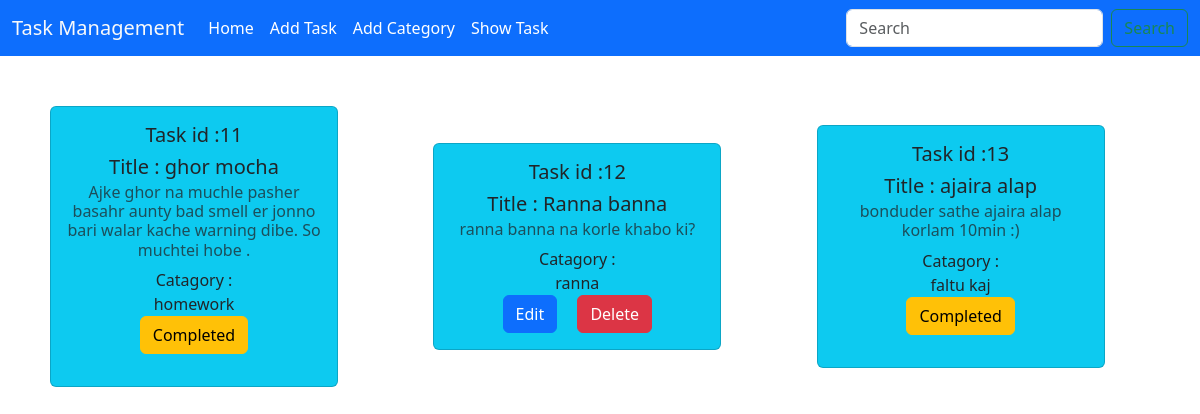
Screenshot of /show_task/ with the database file from the repository.
### task/models.py (models this page shows, shortened)
class task_model(models.Model):
    task_title = models.CharField( max_length=50)
    task_description = models.TextField()
    task_catagory = models.ManyToManyField(catagory_model)
    is_completed = models.BooleanField(default = False)
    task_assign_date= models.DateField()

### category/models.py (models this page shows, shortened)
class catagory_model(models.Model):
    catagory_name = models.CharField(max_length=50)

### main_project/views.py (the view)
# urls.py: path('show_task/', views.show_task,name="show_task"),
def show_task(request):
    show_task_model = task_model.objects.all()
    return render(request,"./show_task.html",{'show_task_model':show_task_model})

### templates/show_task.html (shortened to what this page needs)
{% extends 'base.html' %}
{% block contents %}
{% load static %}
<link rel="stylesheet" href="{% static 'style.css' %}">
<div class="new_card">
    {% for all_data in show_task_model %}
<div class="bg-info card my_card" style="width: 18rem;" >
    <div class="card-body ">
      <h5 class="card-title">Task id :{{all_data.id}}</h5>
      <h5 class="card-title">Title : {{all_data.task_title}}</h5>
      <h6 class="card-subtitle mb-2 text-body-secondary">{{all_data.task_description}}</h6>
      Catagory :
      {% for cat in all_data.task_catagory.all %}
        <div>
            {{cat.catagory_name}}
        </div>
      {% endfor %}
      <div class="is_completed_control">
        {% if all_data.is_completed == False %}
        <a href="{% url 'edit_task' all_data.id %}" class="btn btn-primary card-link">Edit</a>
        <a href="{% url 'delete_task'  all_data.id %}" class="btn btn-danger card-link">Delete</a>
        {% else %}
        <p class="completed_button btn btn-warning">Completed</p>
        {% endif %}
        </div>
    </div>
  </div>
{% endfor %}
</div>
{% endblock contents %}

### templates/base.html (shortened to what this page needs)
<!doctype html>
<html lang="en">
  <head>
    <link href="https://cdn.jsdelivr.net/npm/bootstrap@5.3.2/dist/css/bootstrap.min.css" rel="stylesheet">
  </head>
  <body>
    <nav class="bg-primary navbar navbar-expand-lg ">
        <div class="container-fluid">
          <a class="text-light navbar-brand" href="{% url 'homepage' %}">Task Management</a>
          <div class="collapse navbar-collapse" id="navbarSupportedContent">
            <ul class="navbar-nav me-auto mb-2 mb-lg-0">
              <li class="nav-item">
                <a class="text-white nav-link active" aria-current="page" href="{% url 'homepage' %}">Home</a>
              </li>
              <li class="nav-item">
                <a class="text-white nav-link active" aria-current="page" href="{% url 'add_task' %}">Add Task</a>
              </li>
              <li class="nav-item">
                <a class="text-white nav-link active" aria-current="page" href="{% url 'add_category' %}">Add Category</a>
              </li>
              <li class="nav-item">
                <a class="text-white nav-link active" aria-current="page" href="{% url 'show_task' %}">Show Task</a>
              </li>
            </ul>
            <form class="d-flex" role="search">
              <input class="form-control me-2" type="search" placeholder="Search" aria-label="Search">
              <button class="btn btn-outline-success" type="submit">Search</button>
            </form>
          </div>
        </div>
      </nav>
    {% block contents %}{% endblock contents %}
  </body>
</html>

### static/style.css (style rules this page uses)
.new_card { margin-top: 50px; row-gap: 20px; margin-left: 50px; align-items: center; justify-content: center; text-align: center; display: grid; grid-template-columns: 1fr 1fr 1fr; }
.completed_button { color: black; }

### rows the page displays
task_model: id "11", task_title "ghor mocha", task_description "Ajke ghor na muchle pasher basahr aunty bad smell er jonno bari walar kache warning dibe. So muchtei hobe .", is_completed "Completed"
catagory_model: catagory_name "homework"
task_model: id "12", task_title "Ranna banna", task_description "ranna banna na korle khabo ki?", is_completed "Edit"
catagory_model: catagory_name "ranna"
task_model: id "13", task_title "ajaira alap", task_description "bonduder sathe ajaira alap korlam 10min :)", is_completed "Completed"
catagory_model: catagory_name "faltu kaj"
